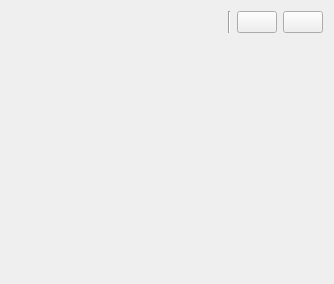
<?xml version="1.0" encoding="UTF-8"?>
<ui version="4.0">
 <class>wdgArtisticColorSelector</class>
 <widget class="QWidget" name="wdgArtisticColorSelector">
  <property name="geometry">
   <rect>
    <x>0</x>
    <y>0</y>
    <width>334</width>
    <height>284</height>
   </rect>
  </property>
  <property name="minimumSize">
   <size>
    <width>100</width>
    <height>100</height>
   </size>
  </property>
  <layout class="QVBoxLayout" name="verticalLayout" stretch="0,0">
   <item>
    <layout class="QHBoxLayout" name="horizontalLayout_2">
     <item>
      <widget class="KisGamutMaskToolbar" name="gamutMaskToolbar" native="true">
       <property name="sizePolicy">
        <sizepolicy hsizetype="Expanding" vsizetype="Preferred">
         <horstretch>0</horstretch>
         <verstretch>0</verstretch>
        </sizepolicy>
       </property>
      </widget>
     </item>
     <item>
      <widget class="Line" name="line">
       <property name="frameShadow">
        <enum>QFrame::Sunken</enum>
       </property>
       <property name="orientation">
        <enum>Qt::Vertical</enum>
       </property>
      </widget>
     </item>
     <item>
      <widget class="KisPopupButton" name="bnWheelPrefs">
       <property name="sizePolicy">
        <sizepolicy hsizetype="Preferred" vsizetype="Fixed">
         <horstretch>0</horstretch>
         <verstretch>0</verstretch>
        </sizepolicy>
       </property>
       <property name="maximumSize">
        <size>
         <width>16777215</width>
         <height>16777215</height>
        </size>
       </property>
       <property name="toolTip">
        <string>Color wheel preferences</string>
       </property>
       <property name="styleSheet">
        <string notr="true"/>
       </property>
       <property name="text">
        <string/>
       </property>
       <property name="flat">
        <bool>false</bool>
       </property>
      </widget>
     </item>
     <item>
      <widget class="KisPopupButton" name="bnDockerPrefs">
       <property name="sizePolicy">
        <sizepolicy hsizetype="Preferred" vsizetype="Fixed">
         <horstretch>0</horstretch>
         <verstretch>0</verstretch>
        </sizepolicy>
       </property>
       <property name="minimumSize">
        <size>
         <width>30</width>
         <height>0</height>
        </size>
       </property>
       <property name="toolTip">
        <string>Docker settings</string>
       </property>
       <property name="text">
        <string/>
       </property>
       <property name="flat">
        <bool>false</bool>
       </property>
      </widget>
     </item>
    </layout>
   </item>
   <item>
    <widget class="KisColorSelector" name="colorSelector" native="true">
     <property name="sizePolicy">
      <sizepolicy hsizetype="Expanding" vsizetype="Expanding">
       <horstretch>0</horstretch>
       <verstretch>1</verstretch>
      </sizepolicy>
     </property>
    </widget>
   </item>
  </layout>
 </widget>
 <customwidgets>
  <customwidget>
   <class>KisPopupButton</class>
   <extends>QPushButton</extends>
   <header>kis_popup_button.h</header>
  </customwidget>
  <customwidget>
   <class>KisColorSelector</class>
   <extends>QWidget</extends>
   <header>kis_color_selector.h</header>
   <container>1</container>
  </customwidget>
  <customwidget>
   <class>KisGamutMaskToolbar</class>
   <extends>QWidget</extends>
   <header>KisGamutMaskToolbar.h</header>
   <container>1</container>
  </customwidget>
 </customwidgets>
 <resources/>
 <connections/>
</ui>
